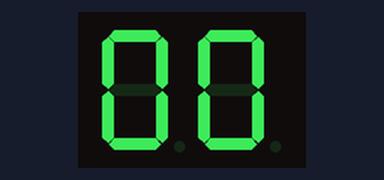
A sketch run on a simulated Arduino Uno, built with avr-gcc and run on an emulated ATmega328P. On the bench: 2-digit seven-segment display. Wiring (inferred from the names in the program): 2-digit 7-segment display, segments lit when HIGH: segments pin 2, pin 3, pin 4, pin 5, pin 6, pin 7, pin 8; digit selects pin 9, pin 10. The segment pins are drawn as the display they are named for.

Above: at 0.1 s.
At 4.1 s:
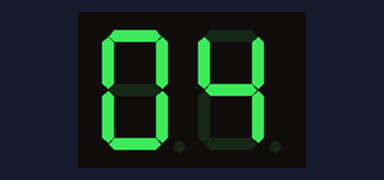
At 8.1 s:
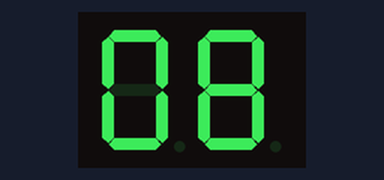
At 18.1 s:
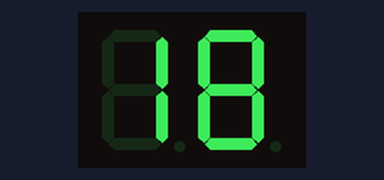
At 28.1 s:
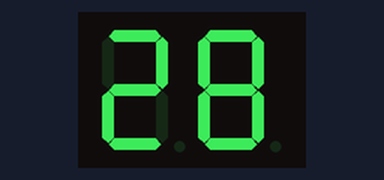
At 38.1 s:
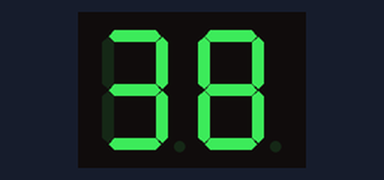

Measured:
- what the display in image 0 shows lasts 1.1 s, from 0.0 s to 1.1 s

The sketch:

contador_em_2_display_de_7_segmentos.ino
```cpp
  #define seg_a 2
   #define seg_b 3
   #define seg_c 4
   #define seg_d 5
   #define seg_e 6
   #define seg_f 7
   #define seg_g 8
   #define disp_a 9
   #define disp_b 10


          //sgementos a b c d e f g
int displaysete[10][7] = {{1,1,1,1,1,1,0},//0
                          {0,1,1,0,0,0,0},// 1
                          {1,1,0,1,1,0,1},//2
                          {1,1,1,1,0,0,1},//3
                          {0,1,1,0,0,1,1},//4
                          {1,0,1,1,0,1,1},//5
                          {1,0,1,1,1,1,1},//6
                          {1,1,1,0,0,0,0},//7
                          {1,1,1,1,1,1,1},//8
                          {1,1,1,1,0,1,1}};//9


void display (void);// declaração da função
int estado_displaysete = 1;
int unidades = 0, dezenas = 0;// variáveis de display
signed long tempo_atual, tempo_anterior = 0;// variável para armazenar o tempo do millis

void setup() {
  pinMode(seg_a, OUTPUT);
  pinMode(seg_b, OUTPUT);
  pinMode(seg_c, OUTPUT);
  pinMode(seg_d, OUTPUT);
  pinMode(seg_e, OUTPUT);
  pinMode(seg_f, OUTPUT);
  pinMode(seg_g, OUTPUT);
  pinMode(disp_a, OUTPUT);
  pinMode(disp_b, OUTPUT);

}

void loop() {

  tempo_atual = millis();
  if((tempo_atual - tempo_anterior)>= 1000){
    tempo_anterior = tempo_atual;
     unidades++;
        if(unidades > 9 ){
          unidades = 0;
          dezenas++;
            if(dezenas > 9){
              dezenas = 0;
            }
        }
  }
    display();
    delay(1);
}

void display (void){

  switch(estado_displaysete){//maquina de estado, um pouco diferente do que aprendemos em FPGA
    case 1:
      digitalWrite(disp_b, HIGH);
      digitalWrite(seg_a,displaysete[dezenas][0]);
      digitalWrite(seg_b,displaysete[dezenas][1]);
      digitalWrite(seg_c,displaysete[dezenas][2]);
      digitalWrite(seg_d,displaysete[dezenas][3]);
      digitalWrite(seg_e,displaysete[dezenas][4]);
      digitalWrite(seg_f,displaysete[dezenas][5]);
      digitalWrite(seg_g,displaysete[dezenas][6]);
      digitalWrite(disp_a, LOW);
      estado_displaysete = 2;
      break;
    case 2:
      digitalWrite(disp_a, HIGH);
      digitalWrite(seg_a,displaysete[unidades][0]);
      digitalWrite(seg_b,displaysete[unidades][1]);
      digitalWrite(seg_c,displaysete[unidades][2]);
      digitalWrite(seg_d,displaysete[unidades][3]);
      digitalWrite(seg_e,displaysete[unidades][4]);
      digitalWrite(seg_f,displaysete[unidades][5]);
      digitalWrite(seg_g,displaysete[unidades][6]);
      digitalWrite(disp_b, LOW );
      estado_displaysete = 1;
      break;
  }
}
```
